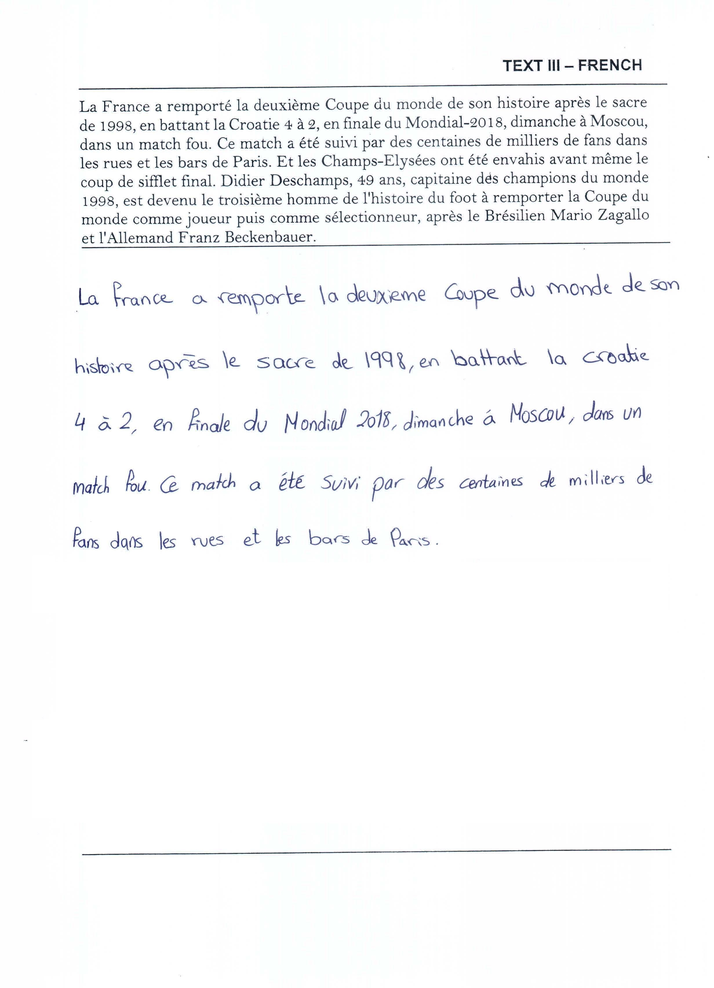
#> input picture test.png, 714 x 988 px, shrunk from 2464 x 3408 before the run
$ python -i preprocessing.py   (imports and definitions only)   (older library calls are emulated)
#> lines starting #> are read from the running program, lines starting #| are printed output that depends on the picture
#> further down, picture is the input picture: shape (988, 714, 3); mean B, G, R 249.5, 248.9, 248.3
# -*- coding: utf-8 -*-
"""
Created on Mon Jan 11 14:55:47 2021

@author: Khaled
"""

import cv2
import numpy as np


#takes image and return cropped image without noise and cropped binary image without noise
def preprocessing(img):
    #img = cv2.imread("3.png",0)

    #blur to remove noise
    img =  cv2.medianBlur(img,5)
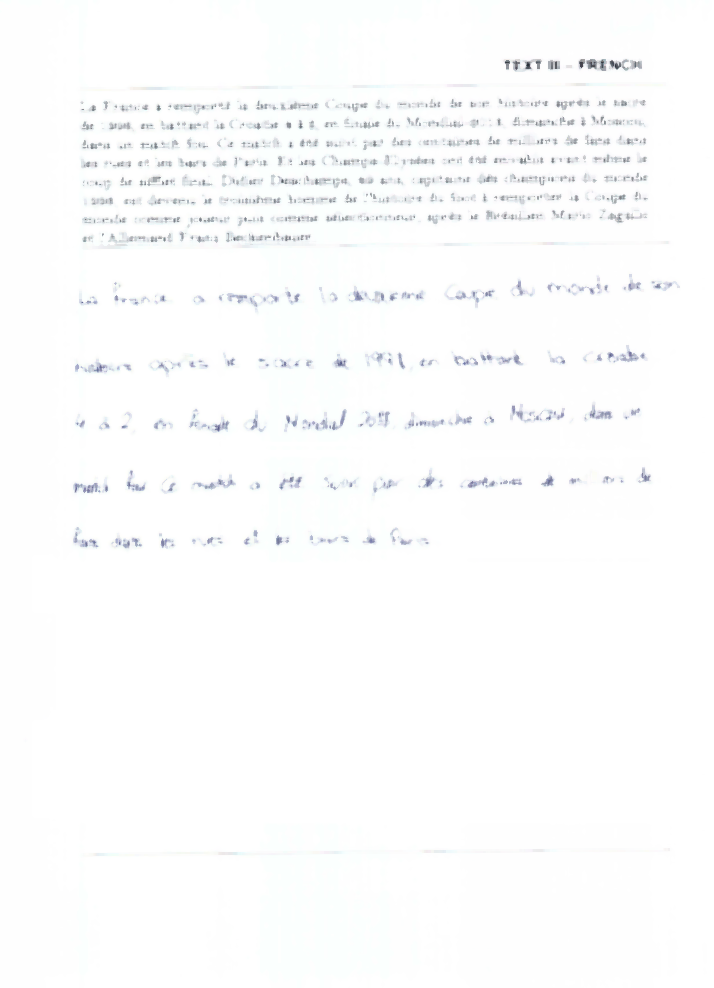
#> img: shape (988, 714, 3); mean of channels 0, 1, 2 252.7, 252.4, 251.8; drawn as B, G, R

    #black and white
    binaryImg = ((img > 200)*255).astype('uint8')
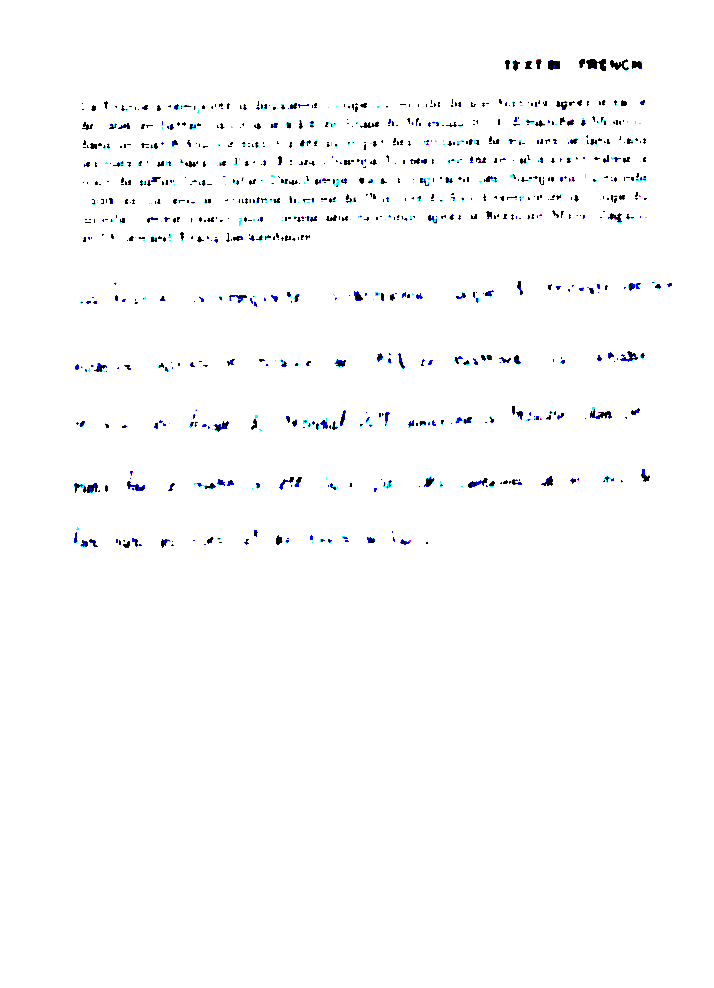
#> binaryImg: shape (988, 714, 3); mean of channels 0, 1, 2 252.3, 251.5, 251; drawn as B, G, R
    cv2.imwrite('binaryImg2.png',binaryImg)

    #remove noise by anding imgblur and binaryImg
    img[binaryImg==255]=255

    #get contours
#> (the run stopped early here; a loop or call above may not have finished)

$ run again, on 2.png
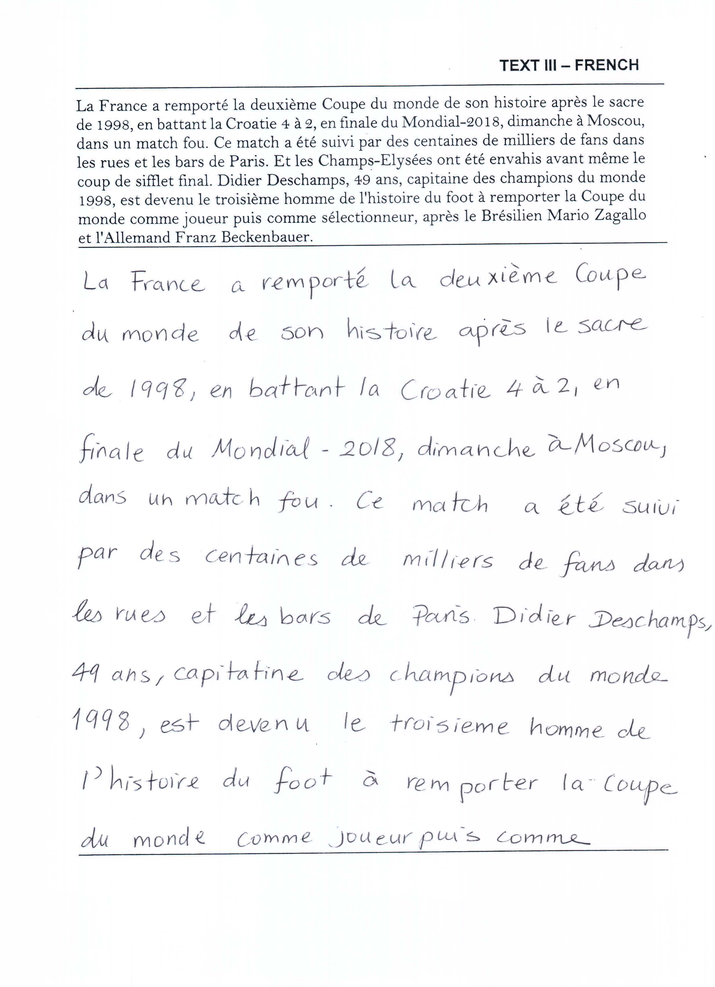
#> input picture 2.png, 715 x 987 px, shrunk from 2464 x 3400 before the run
#> picture is the input picture: shape (987, 715, 3); mean B, G, R 247.7, 247.2, 246.6
#> in preprocessing, `img =  cv2.medianBlur(img,5)`:
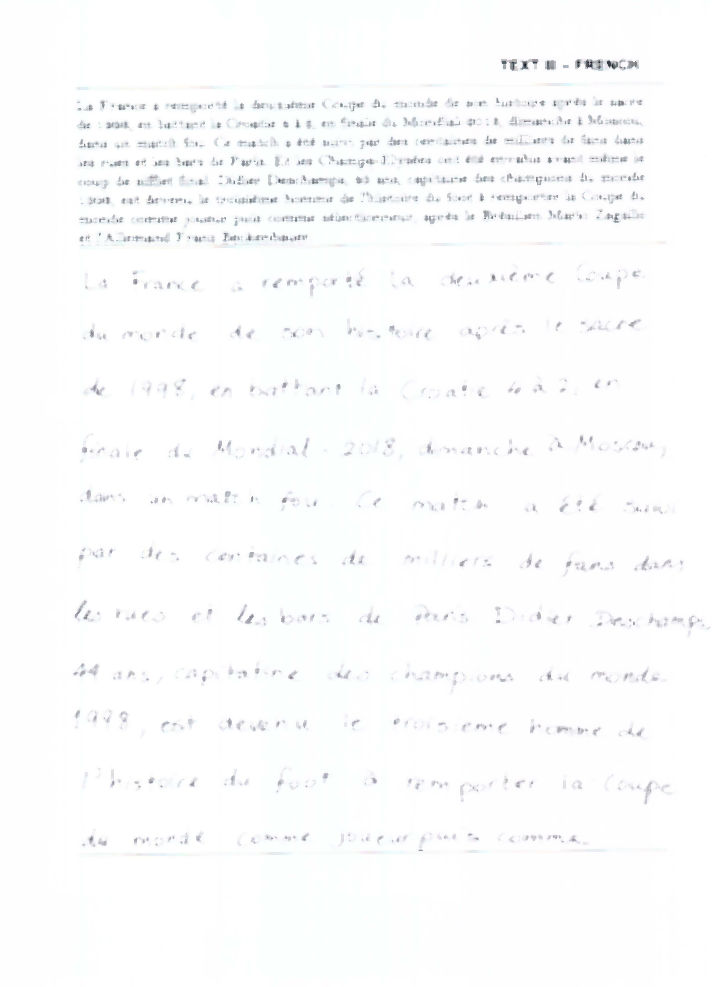
#> img: shape (987, 715, 3); mean of channels 0, 1, 2 252.2, 251.9, 251.3; drawn as B, G, R
#> in preprocessing, `binaryImg = ((img > 200)*255).astype('uint8')`:
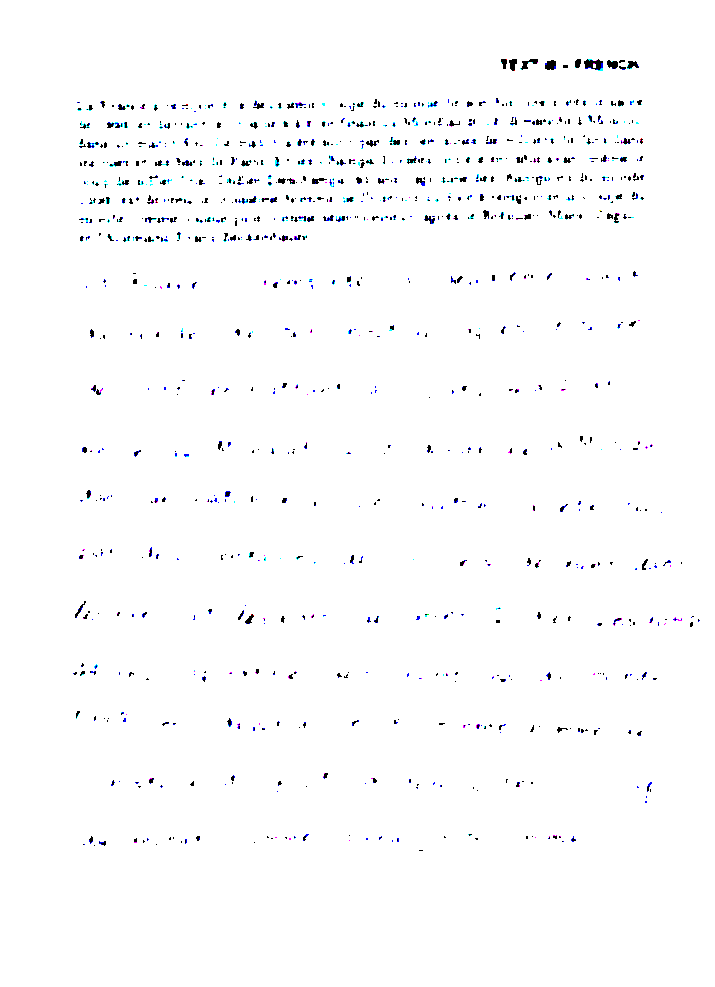
#> binaryImg: shape (987, 715, 3); mean of channels 0, 1, 2 252.2, 251.4, 251.2; drawn as B, G, R

$ run again, on 3.png
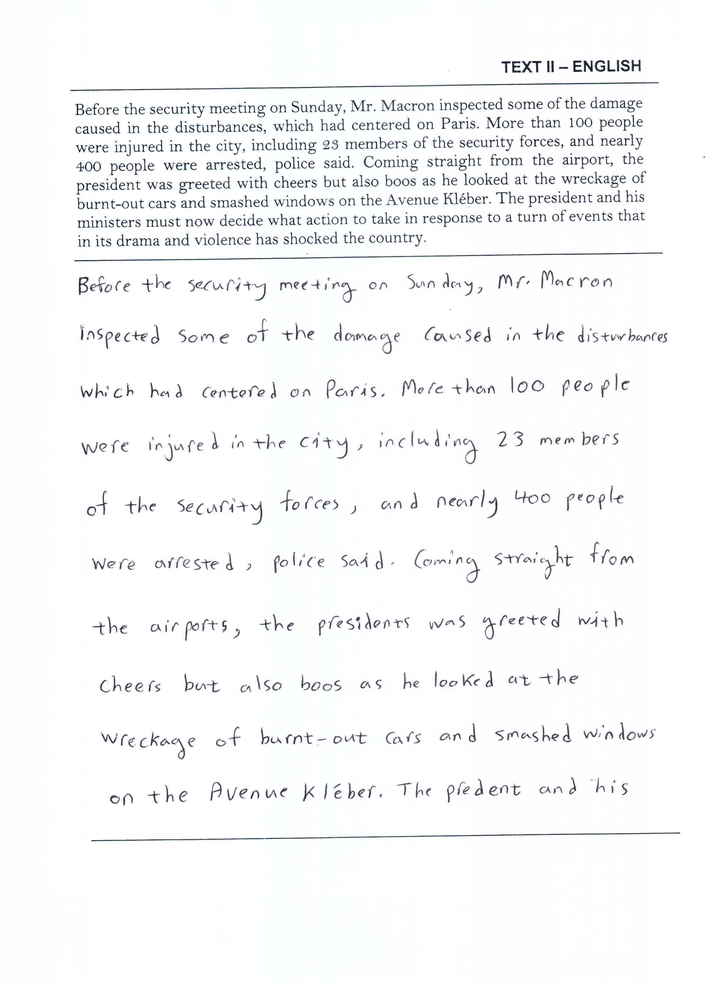
#> input picture 3.png, 714 x 988 px, shrunk from 2464 x 3408 before the run
#> picture is the input picture: shape (988, 714, 3); mean B, G, R 248.1, 247.6, 247
#> in preprocessing, `img =  cv2.medianBlur(img,5)`:
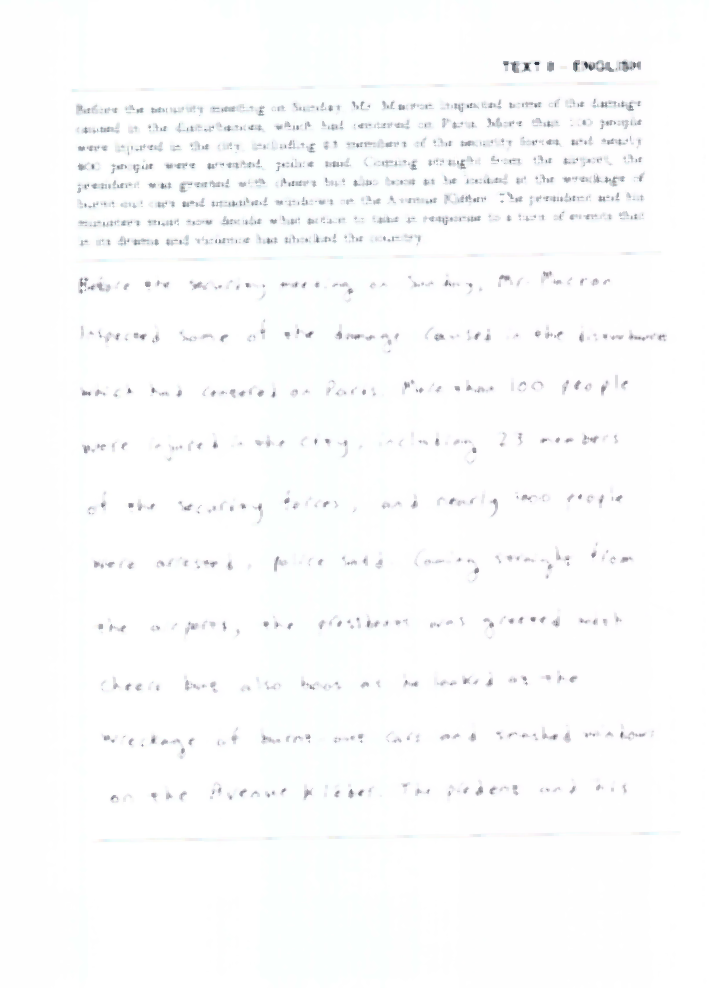
#> img: shape (988, 714, 3); mean of channels 0, 1, 2 252.2, 251.9, 251.3; drawn as B, G, R
#> in preprocessing, `binaryImg = ((img > 200)*255).astype('uint8')`:
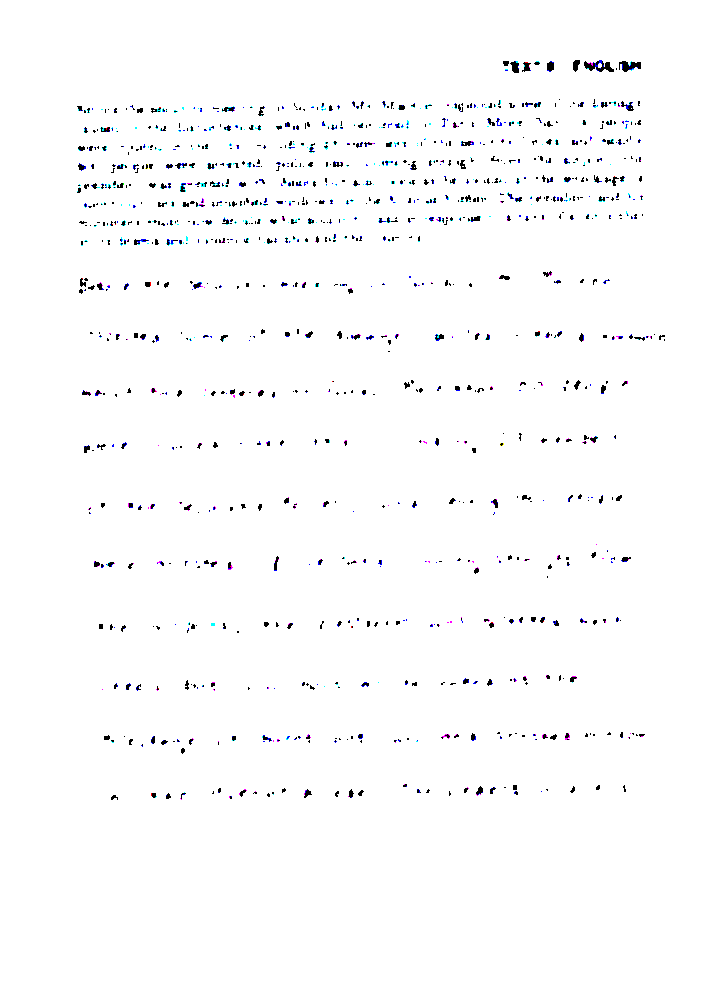
#> binaryImg: shape (988, 714, 3); mean of channels 0, 1, 2 251.7, 251.1, 250.9; drawn as B, G, R
